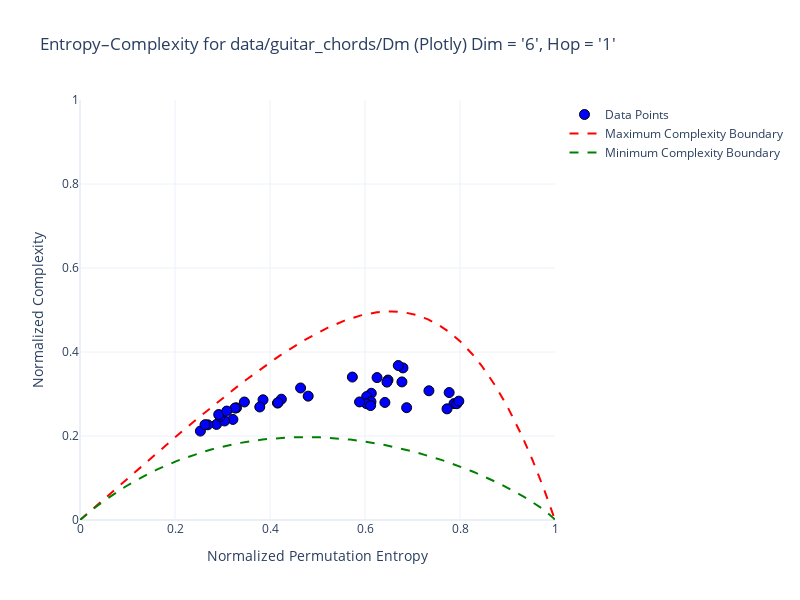

Write notebook code for a chart like this one.
### Code cell
folder_path = "data/guitar_chords/Dm"
dim = 6
hop = 1
plot_graph_ordpy(folder_path, dim, hop)

### Figure 1 — Plotly figure (JSON) as saved in the notebook; plotly's stock layout.template omitted (floating-point values rounded to 4 significant figures; data arrays with more than 128 entries replaced by an {"elided": "..."} marker saying what was removed)
{"data": [{"hovertemplate": "<b>File:</b> %{hovertext}<br><b>Entropy:</b> %{x}<br><b>Complexity:</b> %{y}<extra></extra>", "hovertext": ["Dm_classical_AfonsoLemos_-02.wav", "Dm_Classic3_Carolina_2.wav", "Dm_electric_Isabel_3.wav", "Dm_electric_Isabel_2.wav", "Dm_Classic3_Carolina_3.wav", "Dm_classical_AfonsoLemos_-03.wav", "Dm_classical_AfonsoLemos_-01.wav", "Dm_Classic3_Carolina_1.wav", "Dm_electric_Isabel_1.wav", "Dm_ClassicVince_JO_4.wav", "Dm_Classic2_Carolina_4.wav", "Dm_classical_AfonsoLemos_-04.wav", "Dm_Classic3_Carolina_4.wav", "Dm_ClassicVince_JO_1.wav", "Dm_electric_Isabel_4.wav", "Dm_Classic2_Carolina_1.wav", "Dm_Classic2_Carolina_3.wav", "Dm_ClassicVince_JO_3.wav", "Dm_ClassicVince_JO_2.wav", "Dm_Classic2_Carolina_2.wav", "Dm_AcusticVince_JO_1.wav", "Dm_AcusticVince_JO_3.wav", "Dm_AcusticVince_JO_2.wav", "Dm_Classic_Jo_4.wav", "Dm_Classic_Jo_1.wav", "Dm_Classic_Jo_3.wav", "Dm_AcusticVince_JO_4.wav", "Dm_Classic_Jo_2.wav", "Dm_Electric2_LInda_4.wav", "Dm_Electric2_LInda_1.wav", "Dm_Electric2_LInda_3.wav", "Dm_Electric2_LInda_2.wav", "Dm_AcousticGuitar_RodrigoMercador_4.wav", "Dm_Electric1_LInda_2.wav", "Dm_Electric1_LInda_3.wav", "Dm_Electric1_LInda_1.wav", "Dm_AcousticGuitar_RodrigoMercador_2.wav", "Dm_Electric1_LInda_4.wav", "Dm_AcousticGuitar_RodrigoMercador_3.wav", "Dm_AcousticGuitar_RodrigoMercador_1.wav"], "marker": {"color": "blue", "line": {"color": "black", "width": 1}, "size": 10}, "mode": "markers", "name": "Data Points", "type": "scatter", "x": [0.6132, 0.4159, 0.2874, 0.3219, 0.4804, 0.6035, 0.6419, 0.3853, 0.3045, 0.3294, 0.4644, 0.6876, 0.5734, 0.3264, 0.2534, 0.424, 0.3785, 0.2948, 0.269, 0.4167, 0.2632, 0.292, 0.3461, 0.6126, 0.6032, 0.6118, 0.309, 0.5885, 0.7873, 0.7933, 0.7772, 0.7975, 0.6777, 0.7727, 0.6799, 0.7346, 0.6484, 0.67, 0.6254, 0.6462], "y": [0.3017, 0.2784, 0.2276, 0.2395, 0.2949, 0.2938, 0.2799, 0.2862, 0.2358, 0.267, 0.3143, 0.2674, 0.3403, 0.2666, 0.2117, 0.2877, 0.2691, 0.2465, 0.2266, 0.2793, 0.2268, 0.2511, 0.281, 0.2817, 0.2769, 0.2724, 0.2594, 0.2811, 0.2771, 0.2769, 0.3034, 0.283, 0.3288, 0.2646, 0.3621, 0.3077, 0.3333, 0.3678, 0.339, 0.3283]}, {"line": {"color": "red", "dash": "dash"}, "mode": "lines", "name": "Maximum Complexity Boundary", "type": "scatter", "x": {"elided": "719 float values"}, "y": {"elided": "719 float values"}}, {"line": {"color": "green", "dash": "dash"}, "mode": "lines", "name": "Minimum Complexity Boundary", "type": "scatter", "x": [-0.0, 0.01866, 0.03517, 0.05087, 0.06603, 0.08079, 0.09522, 0.1094, 0.1233, 0.137, 0.1505, 0.1639, 0.1771, 0.1902, 0.2031, 0.2159, 0.2285, 0.2411, 0.2535, 0.2659, 0.2781, 0.2903, 0.3023, 0.3143, 0.3262, 0.338, 0.3497, 0.3613, 0.3728, 0.3843, 0.3957, 0.4071, 0.4183, 0.4295, 0.4406, 0.4517, 0.4626, 0.4736, 0.4844, 0.4952, 0.5059, 0.5165, 0.5271, 0.5377, 0.5481, 0.5585, 0.5689, 0.5791, 0.5894, 0.5995, 0.6096, 0.6196, 0.6296, 0.6395, 0.6493, 0.6591, 0.6688, 0.6785, 0.6881, 0.6976, 0.7071, 0.7165, 0.7258, 0.735, 0.7442, 0.7534, 0.7624, 0.7714, 0.7804, 0.7892, 0.798, 0.8067, 0.8153, 0.8239, 0.8323, 0.8407, 0.849, 0.8573, 0.8654, 0.8734, 0.8814, 0.8892, 0.8969, 0.9046, 0.9121, 0.9195, 0.9267, 0.9339, 0.9409, 0.9477, 0.9544, 0.9609, 0.9671, 0.9732, 0.979, 0.9844, 0.9895, 0.994, 0.9978, 1.0], "y": [-0.0, 0.01789, 0.03264, 0.04583, 0.05785, 0.06892, 0.07917, 0.08871, 0.09761, 0.1059, 0.1137, 0.121, 0.1278, 0.1341, 0.1401, 0.1456, 0.1508, 0.1557, 0.1602, 0.1644, 0.1683, 0.1719, 0.1752, 0.1783, 0.1811, 0.1836, 0.1859, 0.188, 0.1898, 0.1915, 0.1929, 0.1941, 0.1951, 0.1959, 0.1966, 0.197, 0.1973, 0.1974, 0.1973, 0.1971, 0.1967, 0.1962, 0.1955, 0.1947, 0.1937, 0.1926, 0.1914, 0.19, 0.1885, 0.1869, 0.1851, 0.1832, 0.1812, 0.1791, 0.1769, 0.1746, 0.1722, 0.1696, 0.167, 0.1643, 0.1614, 0.1585, 0.1555, 0.1524, 0.1492, 0.1459, 0.1425, 0.1391, 0.1355, 0.1319, 0.1282, 0.1245, 0.1206, 0.1167, 0.1128, 0.1087, 0.1046, 0.1004, 0.09622, 0.09193, 0.08758, 0.08318, 0.07873, 0.07422, 0.06967, 0.06507, 0.06043, 0.05574, 0.05102, 0.04626, 0.04148, 0.03666, 0.03183, 0.02698, 0.02213, 0.0173, 0.01249, 0.007782, 0.003293, -1.291e-15]}], "layout": {"height": 600, "title": {"text": "Entropy–Complexity for data/guitar_chords/Dm (Plotly)\nDim = '6', Hop = '1'"}, "width": 800, "xaxis": {"range": [0, 1], "title": {"text": "Normalized Permutation Entropy"}}, "yaxis": {"range": [0, 1], "title": {"text": "Normalized Complexity"}}}}
